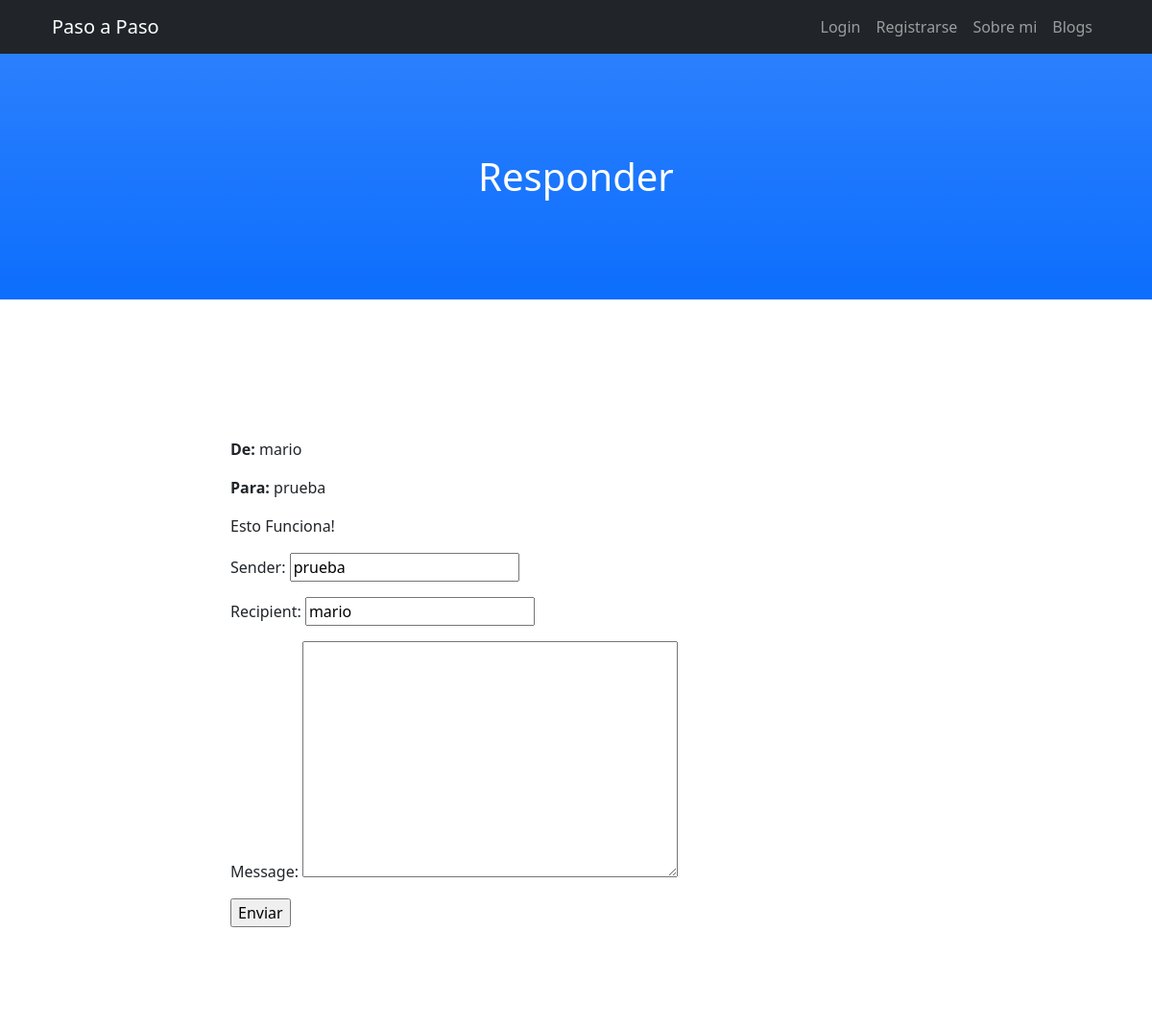
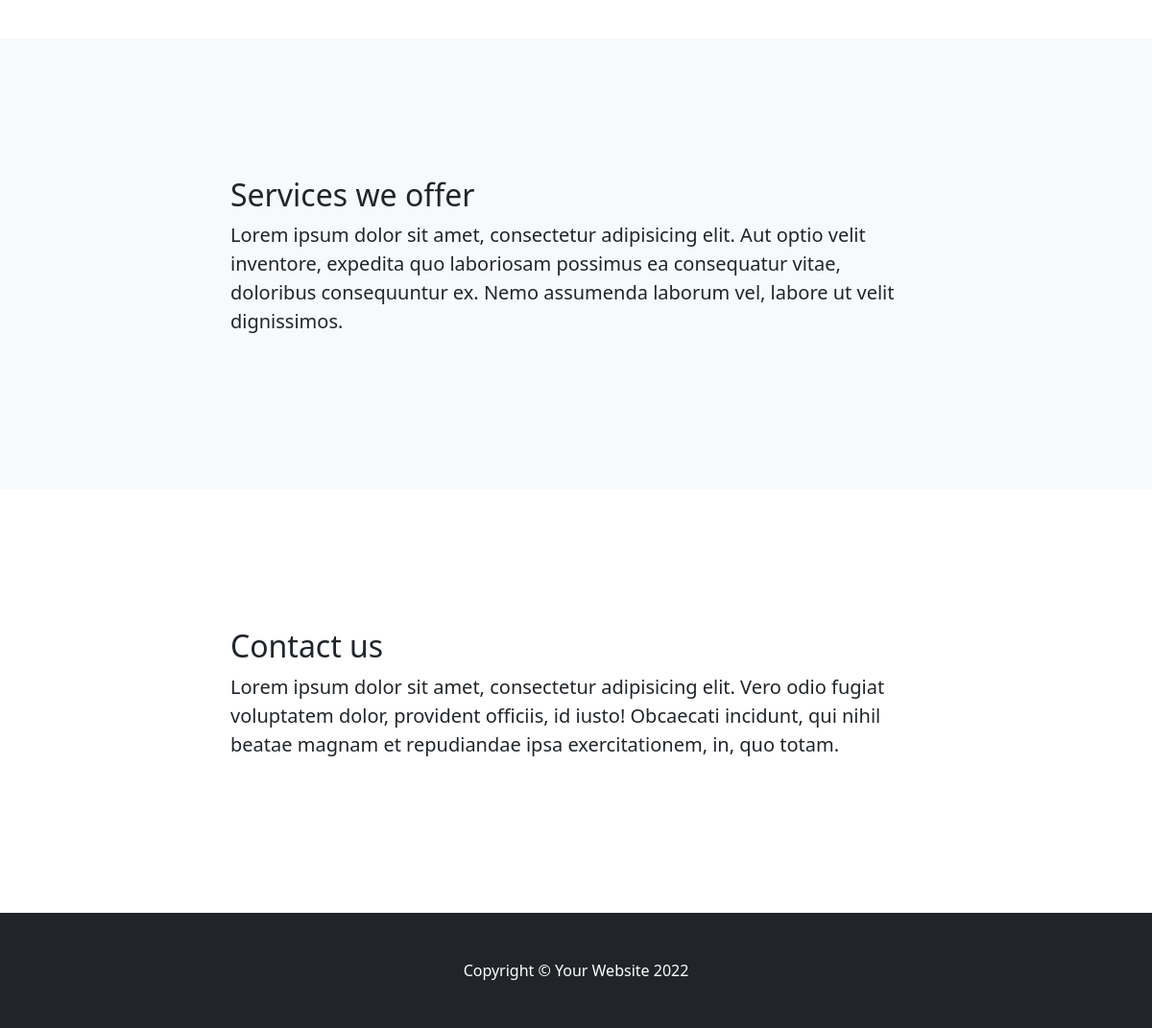
The page /mensajes/respond/8/ on the database its author committed (2 pictures, top to bottom).
### Chat/models.py (models this page shows)
class Message(models.Model):
    sender = models.CharField(max_length=300)
    recipient = models.CharField(max_length=300)
    message = models.TextField()
    timestamp = models.DateTimeField(auto_now_add=True)

### Chat/views.py (the view)
# urls.py: path('respond/<int:message_id>/', respond_message, name='respond_message'),
def respond_message(request, message_id):
    message = Message.objects.get(pk=message_id)
    if request.method == 'POST':
        form = MessageForm(request.POST)
        if form.is_valid():
            sender = form.cleaned_data['sender']
            recipient = form.cleaned_data['recipient']
            message = form.cleaned_data['message']
            Message.objects.create(sender=sender, recipient=recipient, message=message)
            return redirect("envioorrecto")
    else:
        form = MessageForm(initial={'recipient': message.sender, 'sender': message.recipient})
    return render(request, 'responder.html', {'form': form, 'message': message})

### Chat/forms.py
class MessageForm(forms.Form):
    sender = forms.CharField(max_length=5000)
    recipient = forms.CharField(max_length=5000)
    message = forms.CharField(widget=forms.Textarea)

### Chat/templates/responder.html (shortened to what this page needs)
{% extends "index.html" %}
{% load static %}
{% block titulo %}
<h1>Responder</h1>
{% endblock %}
{% block contenido %}
<p><strong>De:</strong> {{ message.sender }}</p>
<p><strong>Para:</strong> {{ message.recipient }}</p>
<p>{{ message.message }}</p>
<form method="post">
  {{ form.as_p }}
  <input type="submit" value="Enviar">
</form>
{% endblock %}

### rows shown on the page
Message: sender "mario", recipient "prueba", message "Esto Funciona!", sender "prueba", recipient "mario"
